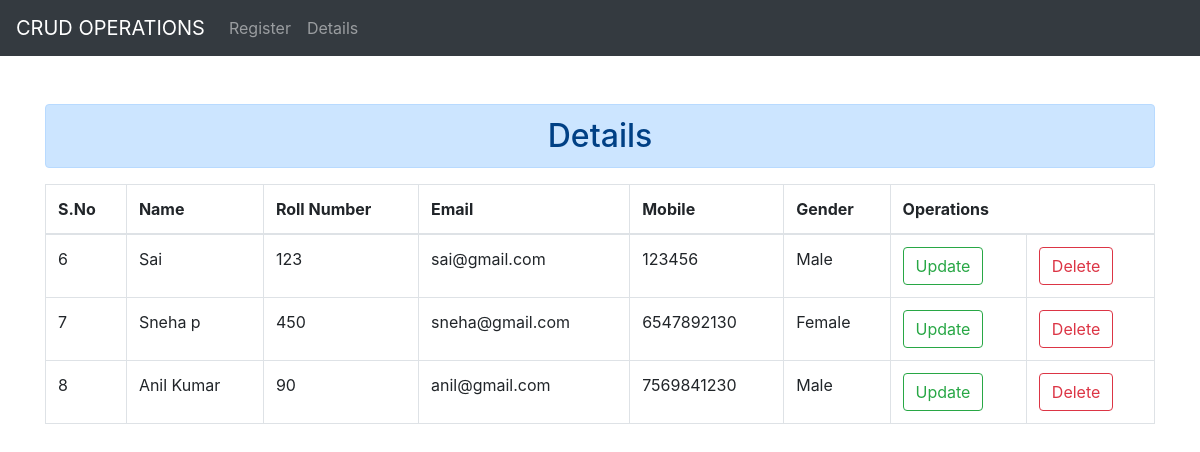
Page /crud/details/ on the committed database.
### crud/models.py (models this page shows, shortened)
class RegDetails(models.Model):
	genders = [('Female','Female'),
				('Male','Male')]
	stuname = models.CharField(max_length=20)
	rollnum = models.CharField(max_length=20)
	email = models.EmailField()
	mobile = models.CharField(max_length=10)
	gender = models.CharField(max_length=10,choices=genders)

### crud/views.py (the view)
# urls.py: path('details/',views.details,name='details'),
def details(request):
	info = RegDetails.objects.all()
	return render(request,'crud/details.html',{'info':info})

### crud/templates/crud/details.html (shortened to what this page needs)
<!DOCTYPE html>
<html>
<head>
  	<link rel="stylesheet" href="https://maxcdn.bootstrapcdn.com/bootstrap/4.5.2/css/bootstrap.min.css">
</head>
<body>
	<nav class="navbar navbar-expand-sm bg-dark navbar-dark">
  <a class="navbar-brand" href="#">CRUD OPERATIONS</a>
  <ul class="navbar-nav">
    <li class="nav-item">
      <a class="nav-link" href="{% url 'addstudent' %}">Register</a>
    </li>
    <li class="nav-item">
      <a class="nav-link" href="{% url 'details' %}">Details</a>
    </li>
  </ul>
</nav>
<div class="container mt-5">
	<h2 class="alert alert-primary text-center">Details</h2>
	<table class="table table-bordered">
		<thead>
			<tr>
				<th>S.No</th>
				<th>Name</th>
				<th>Roll Number</th>
				<th>Email</th>
				<th>Mobile</th>
				<th>Gender</th>
				<th colspan="2">Operations</th>
			</tr>
		</thead>
		<tbody>
			{% for i in info %}
			<tr>
				<td>{{i.id}}</td>
				<td>{{i.stuname}}</td>
				<td>{{i.rollnum}}</td>
				<td>{{i.email}}</td>
				<td>{{i.mobile}}</td>
				<td>{{i.gender}}</td>
				<td><a class="btn btn-outline-success" href="{% url 'update' i.id %}">Update</a></td>
				<td><a class="btn btn-outline-danger" href="{% url 'delete' i.id %}">Delete</a></td>
			</tr>
			{% endfor %}
		</tbody>
	</table>
</div>
</body>
</html>

### rows in the picture
RegDetails: id "6", stuname "Sai", rollnum "123", email "sai@gmail.com", mobile "123456", gender "Male"
RegDetails: id "7", stuname "Sneha p", rollnum "450", email "sneha@gmail.com", mobile "6547892130", gender "Female"
RegDetails: id "8", stuname "Anil Kumar", rollnum "90", email "anil@gmail.com", mobile "7569841230", gender "Male"
